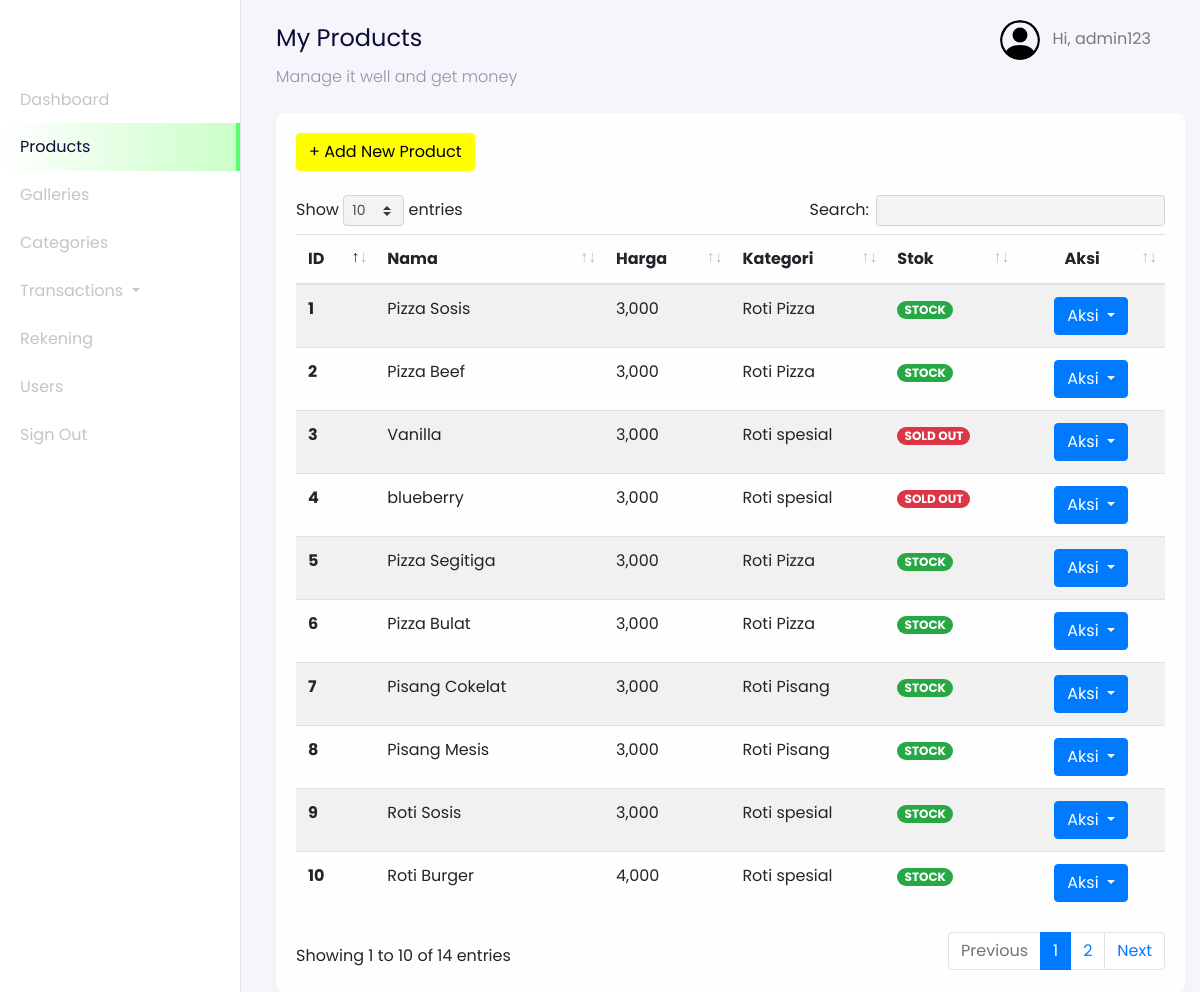
The page /admin?page=products (signed in) on the database its author committed.
### tables this page shows
CREATE TABLE `users` (
  `id_user` int(11) NOT NULL AUTO_INCREMENT,
  `name` varchar(255) NOT NULL,
  `email` varchar(255) NOT NULL,
  `password` varchar(255) NOT NULL,
  `address` text DEFAULT NULL,
  `phone_number` varchar(255) NOT NULL,
  `postal_code` varchar(191) NOT NULL,
  `roles` varchar(255) NOT NULL,
  PRIMARY KEY (`id_user`),
  UNIQUE KEY `email` (`email`)
);

CREATE TABLE `products` (
  `id_product` int(11) NOT NULL AUTO_INCREMENT,
  `product_name` varchar(255) NOT NULL,
  `unit` int(11) NOT NULL,
  `price` varchar(255) NOT NULL,
  `descriptions` text NOT NULL,
  `category_id` int(11) NOT NULL,
  `stock` varchar(255) NOT NULL,
  PRIMARY KEY (`id_product`)
);

CREATE TABLE `categories` (
  `id` int(11) NOT NULL AUTO_INCREMENT,
  `category_name` varchar(255) NOT NULL,
  `slug` varchar(255) NOT NULL,
  PRIMARY KEY (`id`)
);

### config/config.php (called while the page is built, shortened)
<?php
$host = 'localhost';
$user = 'root';
$password = '';
$dbname = 'dbEcake';
$conn = mysqli_connect($host, $user, $password, $dbname);
function query($query)
{
    global $conn;
    $result = mysqli_query($conn, $query);
    $rows = [];
    while ($row = mysqli_fetch_assoc($result)) {
        $rows[] = $row;
    }
    return $rows;
}
?>

### admin/dashboard-products.php (the view, shortened to what this page needs)
<nav
  class="navbar navbar-expand-lg navbar-light navbar-store fixed-top"
  data-aos="fade-down"
>
  <div class="container-fluid">
    <div class="collpase navbar-collapse" id="navbarResponsive">
      <ul class="navbar-nav d-none d-lg-flex ml-auto">
        <li class="nav-item dropdown">
          <a
            href="#"
            class="nav-link"
            id="navbarDropdown"
            role="button"
            data-toggle="dropdown"
          >
          <img
              src="../assets/images/person-circle.svg"
              alt="profile"
              height="40px"
              class="rounded-circle mr-2 profile-picture"
            />
            <?php
              $id_user = $_SESSION['user'];
              $user = query("SELECT * FROM users WHERE id_user = $id_user")[0];
            ?>
            Hi, <?= $user["name"]; ?>
          </a>
        </li>
      </ul>
    </div>
  </div>
</nav>
<div class="section-content section-dashboard-home" data-aos="fade-up">
  <div class="container-fluid">
    <div class="dashboard-heading">
      <h2 class="dashboard-title">My Products</h2>
      <p class="dashboard-subtitle">Manage it well and get money</p>
    </div>
    <div class="dashboard-content">
      <div class="row mt-4">
        <div class="col-12">
          <div class="card">
            <div class="card-body">
              <div class="row mb-4">
                <div class="col-12">
                <a href="?page=products-create" class="btn btn-success">
                  + Add New Product
                </a>
                </div>
              </div>
              <div class="row">
                <div class="col-12">
                  <div class="table-responsive">
                    <table class="table table-striped table-hover" id="table">
                      <thead>
                        <tr>
                          <th scope="col">ID</th>
                          <th scope="col">Nama</th>
                          <th scope="col">Harga</th>
                          <th scope="col">Kategori</th>
                          <th scope="col">Stok</th>
                          <th scope="col" class="text-center">Aksi</th>
                        </tr>
                      </thead>
                      <tbody>
                        <?php
                          $no = 1;
                          $query = "SELECT * FROM products INNER JOIN categories ON products.category_id = categories.id";
                          $products = query($query);
                        ?>
                        <?php foreach ($products as $product) : ?>
                          <tr>
                            <th scope="row"><?= $no; ?></th>
                            <td><?= $product["product_name"]; ?></td>
                            <td><?= number_format($product["price"]); ?></td>
                            <td><?= $product["category_name"]; ?></td>
                            <td>
                              <?php if ($product["stock"] <= 0) : ?>
                                <span class="badge badge-pill badge-danger">SOLD OUT</span>
                              <?php else: ?>
                                <span class="badge badge-pill badge-success">STOCK</span>
                              <?php endif; ?>
                            </td>
                            <td style="width: 17%; text-align: center;">
                              <div class="dropdown">
                                <button class="btn btn-primary dropdown-toggle" type="button" id="dropdownMenuButton" data-toggle="dropdown" aria-haspopup="true" aria-expanded="false">
                                  Aksi
                                </button>
                              </div>
                            </td>
                          </tr>
                          <?php $no++ ?>
                        <?php endforeach;?>
                      </tbody>
                    </table>
                  </div>
                </div>
              </div>
            </div>
          </div>
        </div>
      </div>
    </div>
  </div>
</div>

### rows shown on the page
users: name "admin123"
products: product_name "Pizza Sosis", price "3,000", category.category_name "Roti Pizza", stock "STOCK"
products: product_name "Pizza Beef", price "3,000", category.category_name "Roti Pizza", stock "STOCK"
products: product_name "Vanilla", price "3,000", category.category_name "Roti spesial", stock "SOLD OUT"
products: product_name "blueberry", price "3,000", category.category_name "Roti spesial", stock "SOLD OUT"
products: product_name "Pizza Segitiga", price "3,000", category.category_name "Roti Pizza", stock "STOCK"
products: product_name "Pizza Bulat", price "3,000", category.category_name "Roti Pizza", stock "STOCK"
products: product_name "Pisang Cokelat", price "3,000", category.category_name "Roti Pisang", stock "STOCK"
products: product_name "Pisang Mesis", price "3,000", category.category_name "Roti Pisang", stock "STOCK"
products: product_name "Roti Sosis", price "3,000", category.category_name "Roti spesial", stock "STOCK"
products: product_name "Roti Burger", price "4,000", category.category_name "Roti spesial", stock "STOCK"
